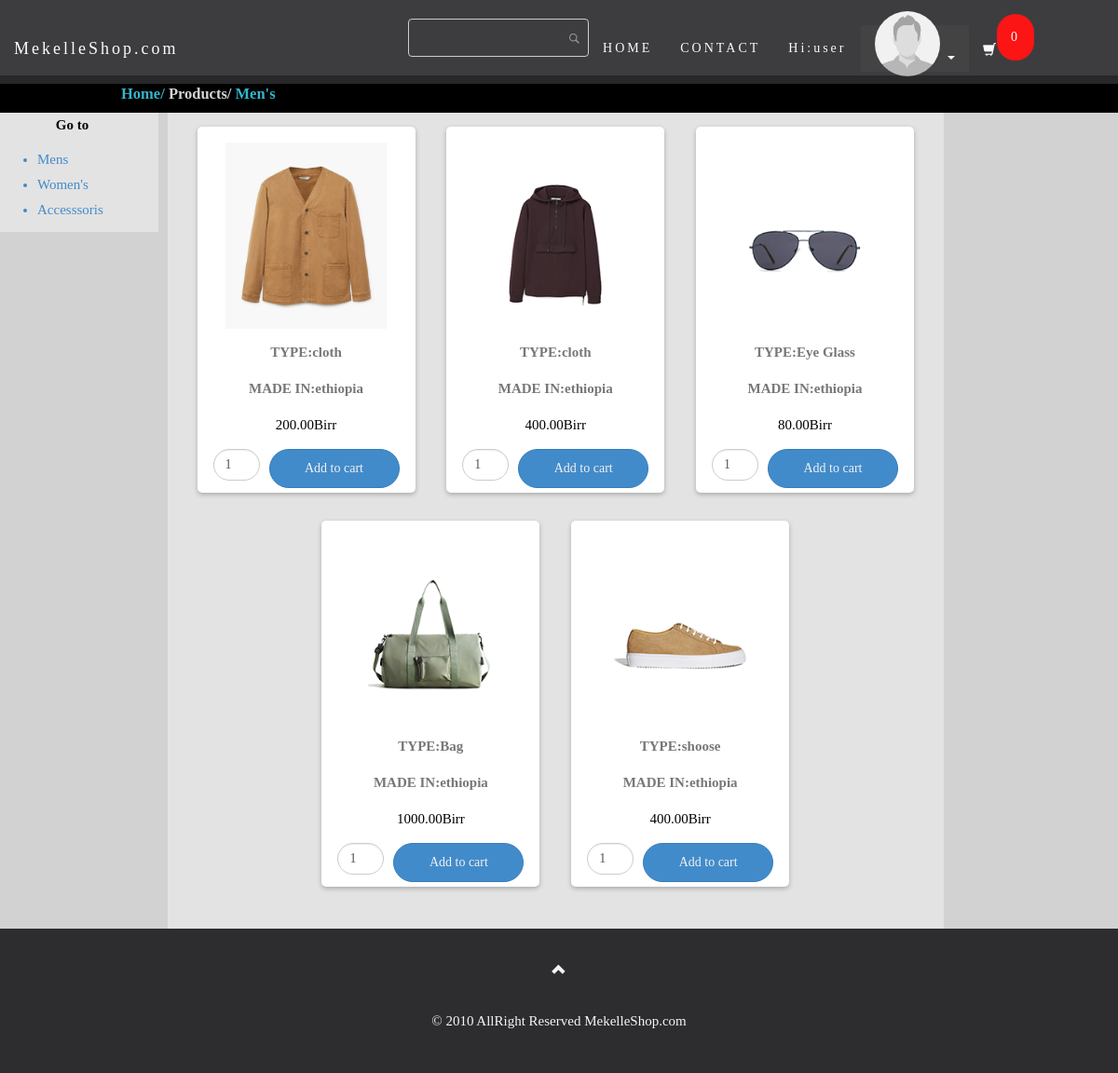
/men/mens.php (signed in), run on the app's committed database.
### tables this page shows
CREATE TABLE `member` (
  `mem_id` int(11) NOT NULL,
  `firstname` varchar(50) NOT NULL,
  `lastname` varchar(50) NOT NULL,
  `username` varchar(30) NOT NULL,
  `email` varchar(25) NOT NULL,
  `password` varchar(12) NOT NULL,
  `profile` varchar(255) NOT NULL,
  `product` varchar(255) NOT NULL
);

CREATE TABLE `productmen` (
  `id` int(11) NOT NULL,
  `name` varchar(255) NOT NULL,
  `code` varchar(255) NOT NULL,
  `image` varchar(255) NOT NULL,
  `price` double(10,2) NOT NULL,
  `madein` varchar(255) NOT NULL
);

### db/session.php (called while the page is built, shortened)
<?php
$id_session=$_SESSION['id'];
?>

### men/db/dbcontroller.php (called while the page is built, shortened)
<?php
class DBController {
	private $host = "localhost";
	private $user = "root";
	private $password = "";
	private $database = "mkshope";
	private $connection = "";
	function __construct() {
		$conn = $this->connectDB();
		$this->connection = $conn;
	}
	function connectDB() {
		$conn = mysqli_connect($this->host,$this->user,$this->password,$this->database);
		return $conn;
	}
	function runQuery($query) {
		$result = mysqli_query($this->connection,$query);
		while($row=mysqli_fetch_assoc($result)) {
			$resultset[] = $row;
		}
		if(!empty($resultset))
			return $resultset;
	}
}
?>

### men/mens.php (the view, shortened to what this page needs)
<?php require ('../db/session.php'); ?>
<?php
require_once("db/dbcontroller.php");
$db_handle = new DBController();
?>
<!DOCTYPE html>
<html>
<head>
  <link rel="stylesheet" href="style.css">
  <link rel="stylesheet" href="../bootstrap/css/bootstrap.min.css">
 </head>
 <body>
 <?php
$session_items = 0;
?>
 <nav class="navbar navbar-default navbar-fixed-top">
  <div class="container-fluid">
    <div class="navbar-header">
      <a class="navbar-brand" id="font" href="../index2.php" >MekelleShop.com</a>
    </div>
    <div class="collapse navbar-collapse" id="myNavbar">
      <ul class="nav navbar-nav navbar-right" style="margin-right:80px;">
        <li>
        <form name="frmSearch" action="" method="post">
         <li style='text-align:right;margin:20px 0px;'><input type='text' name='search[keyword]' value="" id='keyword' maxlength='25'></li>
       </form>
     </li>
        <li class="font"><a href="../index2.php">HOME</a></li>
        <li class="font"><a href="#contact">CONTACT</a></li>
        <?php require ('../db/config.php'); ?>
  <?php
              $result= mysqli_query($conn,"select *  from member where mem_id='$id_session'") or die (mysqli_error());
              while ($row= mysqli_fetch_array ($result) ){
              ?>
      <li><a href="" style="color: #ffffff;">Hi:<?php echo $row ['username']; ?></a></li>
      <li class="dropdown">
          <a class="dropdown-toggle" data-toggle="dropdown" href="#" style="background-color:#333;height: 50px;"><img src="../profile/<?php echo $row ['profile'];?>" style="width:70px;height: 70px;margin-top: 0px;border-radius: 360px;margin-top: -30px;">
          <span class="caret" style="color: #ffffff;"></span></a>
        </li>
        <li class="font"><a href=""class="glyphicon glyphicon-shopping-cart"></a></li>
        <li class="font"><a href="shopping_cart.php" style="background:red;border-radius:360px;margin-top:15px;margin-right:10px;"><?php echo $session_items; ?></a></li>
      </ul>
    </div>
  </div>
</nav>
<br><br><br>
  <div class="txt-heading" style="text-align:left;color:#d5d5d5;"><a href="../index2.php" style="text-decoration:none;color:#33B6CB;margin-left:120px;">Home/</a> Products/ <a href="mens.php" style="color:#33B6CB;text-decoration: none;">Men's</a></div>
 <div class="container-fluid" style="width:90%;">
  <div class="row">
    <div class="col-sm-2" style="background-color:#e3e3e3;color:#428bca;">
              <p style="color:#000;font-weight:bolder;text-align: center;">Go to</p>
              <ul>
                <li class=""><a href="mens.php">Mens</a></li>
                <li><a href="../women/women.php">Women's</a></li>
                <li><a href="../accessesoris/Accessesoris.php">Accesssoris</a></li>
              </ul>
            <?php }?>
    </div>
    <div class="col-sm-9" style="background-color:#e3e3e3;margin-left: 10px;">
      <div id="product-grid">
  <?php
  $product_array = $db_handle->runQuery("SELECT * FROM productmen ORDER BY id ASC");
  if (!empty($product_array)) {
    foreach($product_array as $key=>$value){
  ?>
    <div class="product-item" style="background:#fff;">
      <form method="post" action="mens.php?action=add&code=<?php echo $product_array[$key]["code"]; ?>">
      <div class="product-image"><img style="max-height: 250px;max-width: 250px;" src="mensproduct/<?php echo $product_array[$key]["image"]; ?>"></div>
      <div><strong>TYPE:<?php echo $product_array[$key]["name"]; ?></strong></div>
      <div><strong>MADE IN:<?php echo $product_array[$key]["madein"]; ?></strong></div>
      <div class="product-price"><?php echo $product_array[$key]["price"]. "Birr"; ?></div>
      <div><input class="form-control" style="float:left;max-width:25%;border-radius:360px;" type="text" name="quantity" value="1" size="2" /><input type="submit" value="Add to cart" class="btn btn-primary" style="float:right;width:70%;border-radius:360px;" /></div>
      </form>
    </div>
  <?php
      }
  }
  ?>
    </div>
  </div>
</div>
</div>
  <footer class="text-center">
  <a class="up-arrow" href="#myPage" data-toggle="tooltip" title="TO TOP">
    <span class="glyphicon glyphicon-chevron-up"></span>
  </a><br><br>
  <p>© 2010 AllRight Reserved MekelleShop.com</p>
</footer>
 </body>
 </html>

### men/style.css (style rules this page uses)
body { font-family:comic sans Ms,serif; font: 400 15px/1.8 comic sans Ms,serif; color: #777; font-weight:600px; background-color:#d2d2d2; }
.navbar { font-family:comic sans Ms,serif; height: 90px; margin-bottom: 0; border: 0; font-size: 14px !important; letter-spacing: 3px; opacity: 0.9; }
#font { color: #ffffff !important; }
.font a { color: #ffffff !important; }
.navbar li a, .navbar .navbar-brand { margin-top: 27px; }
.txt-heading { padding: 5px 10px;font-size:1.1em;font-weight:bold;color:#999; }
#product-grid { margin-bottom:30px; max-width:100%;text-align:center; }
.txt-heading { background-color: #000; color:#FFF; }
.product-item { box-shadow: 0px 2px 5px rgba(0, 0, 0, 0.25); border-radius: 5px; margin: 15px; padding: 5px; display: inline-block; position:relative; }
.product-item div { text-align:center; margin:12px; }
.product-price { color:#000; }
.product-image { height:200px;width:200px;background-color:#FFF; }
.product-image img { object-fit: contain !important; height: 100% !important; width: 100% !important; }

### men/mens.php (style rules this page uses)
body { font-family:comic sans Ms,serif; font: 400 15px/1.8 comic sans Ms,serif; color: #777; font-weight:600px; background-color:#d2d2d2; }
.btn { padding: 10px 20px; color: #f1f1f1; border-radius: 0; transition: .2s; }
.navbar { font-family:comic sans Ms,serif; height: 90px; margin-bottom: 0; background-color: #2d2d30; border: 0; font-size: 14px !important; letter-spacing: 3px; opacity: 0.9; }
#font { color: #ffffff !important; }
.font a { color: #ffffff !important; }
.navbar li a, .navbar .navbar-brand { margin-top: 27px; }
footer { background-color: #2d2d30; color: #f5f5f5; padding: 32px; }
footer a { color: #f5f5f5; }
.form-control { border-radius: 0; }
#keyword { border: #CCC 1px solid; border-radius: 4px; padding: 7px;background:url("demo-search-icon.png") no-repeat center right 7px; }

### data on the page
member: username "user", profile (placeholder picture)
productmen: image (picture), name "cloth", madein "ethiopia", price "200.00"
productmen: image (picture), name "cloth", madein "ethiopia", price "400.00"
productmen: image (picture), name "Eye Glass", madein "ethiopia", price "80.00"
productmen: image (picture), name "Bag", madein "ethiopia", price "1000.00"
productmen: image (picture), name "shoose", madein "ethiopia", price "400.00"
